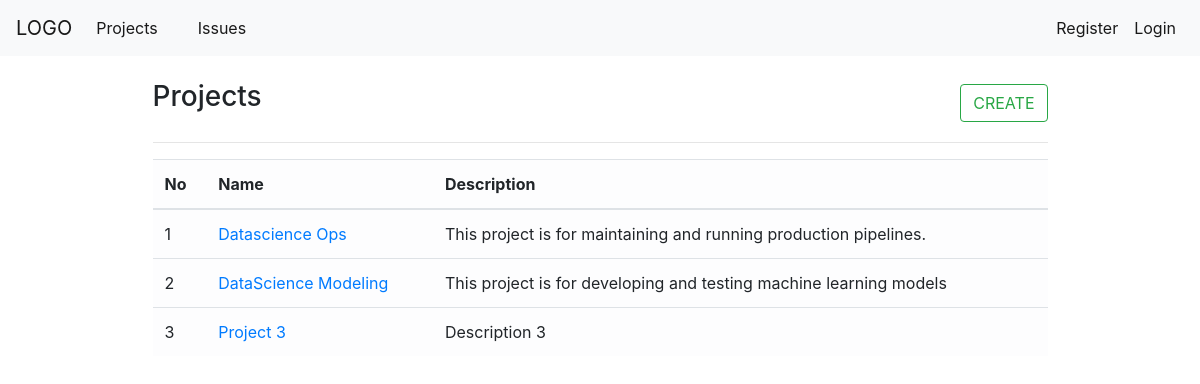
/projects/, run on the app's committed database.
### projects/models.py (models this page shows, shortened)
class JiraProject(models.Model):
    name = models.CharField(max_length=100)
    description = models.TextField(default=None)

### projects/views.py (the view)
# urls.py: path("projects/", views.display_project, name='show-projects'),
def display_project(request):
    projects = JiraProject.objects.all()
    context = {
        'projects' : projects
    }
    return render(request, 'projects/projects.html', context)

### projects/templates/projects/projects.html (shortened to what this page needs)
{% extends 'base.html' %}
{%load crispy_forms_tags %}
{% block content %}
	<div class='container col-10 row-2'>
		<div class="d-flex justify-content-between">
			<h3>Projects</h3>
			<a href="{% url 'create-project' %}"<button class="btn btn-outline-success mx-0 my-1">CREATE</button></a>
		</div>
		<hr>
		{% if projects %}
			<table class="table table-light table-hover">
				<thead>
					<tr>
						<th scope="col">No</th>
						<th scope="col">Name</th>
						<th scope="col">Description</th>
					</tr>
				</thead>
					<tbody>
						{% for project in projects %}
							<tr>
								<td scope="row">{{ project.pk }}</td>
								<td><a href="{% url 'show-details' project.pk %}">{{ project.name }}</a></td>
								<td>{{ project.description }} </td>
							</tr>
						{% endfor %}
					</tbody>
			</table>
		{% endif %}
	</div>
{% endblock %}

### data on the page
JiraProject: pk "1", name "Datascience Ops", description "This project is for maintaining and running production pipelines."
JiraProject: pk "2", name "DataScience Modeling", description "This project is for developing and testing machine learning models"
JiraProject: pk "3", name "Project 3", description "Description 3"
